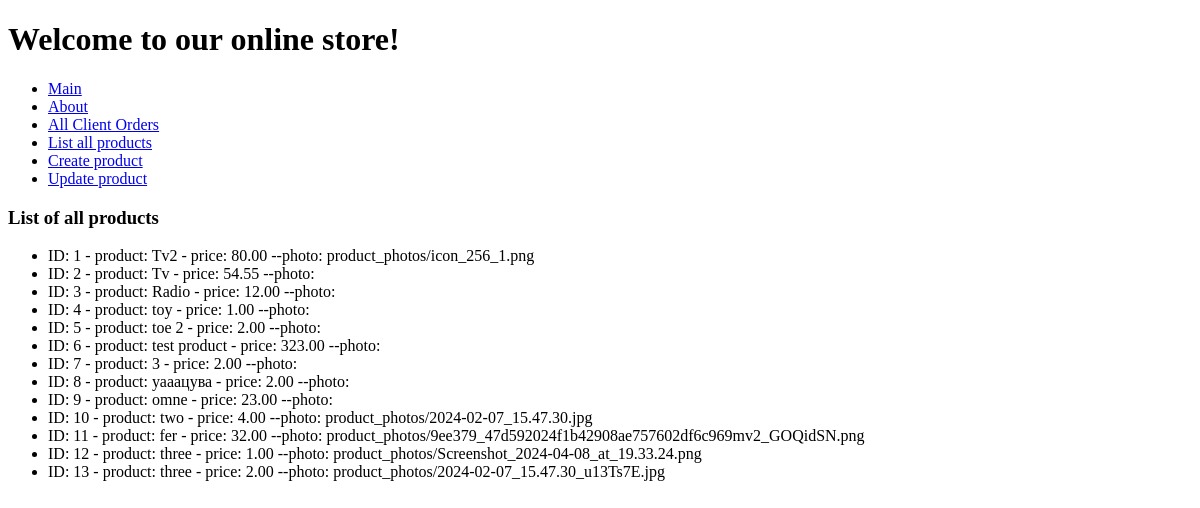
/list_all_products/, run on an earlier commit of the app's database.
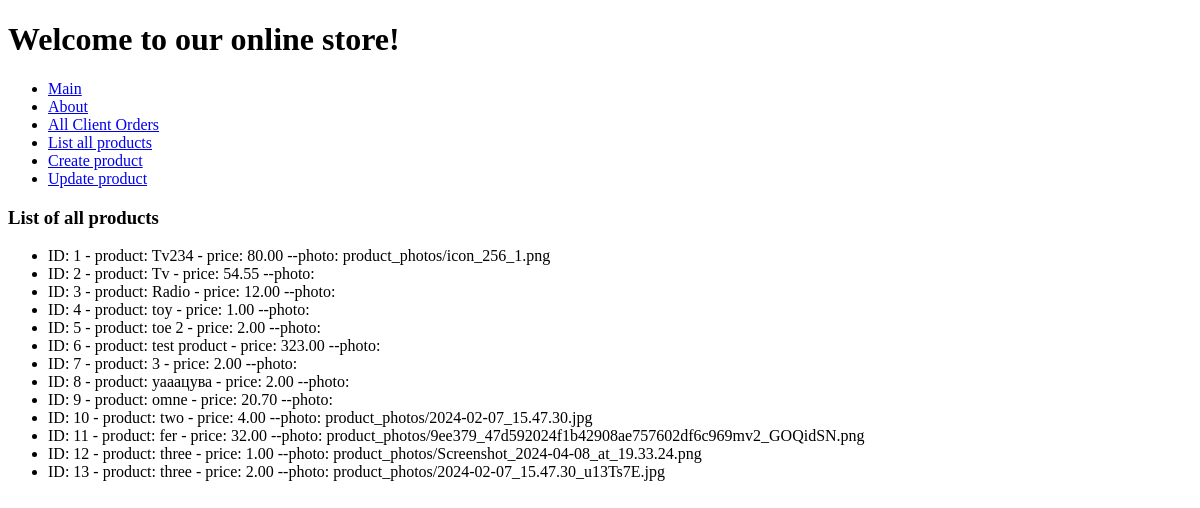
And on a later commit of the database.
### htapp2/models.py (models this page shows, shortened)
class Product(models.Model):
    name = models.CharField(max_length=100)
    description = models.TextField(default=None)
    price = models.DecimalField(max_digits=6, decimal_places=2)
    quantity = models.IntegerField()
    created_at = models.DateTimeField(auto_now_add=True)
    photo = models.ImageField(upload_to='product_photos/', blank=True, null=True)

### htapp4/views.py (the view)
# urls.py: path('list_all_products/', views.list_all_products, name='list_all_products'),
def list_all_products(request):
    products = Product.objects.all()
    return render(request, 'htapp4/list_all_products.html', {'products': products})

### htapp4/templates/htapp4/list_all_products.html (shortened to what this page needs)
{% extends 'base.html' %}
{% block content %}
<h3>List of all products</h3>
<ul>
    {% for product in products %}
    <li>ID: {{ product.pk }} - product: {{ product.name }} - price: {{ product.price }} --photo: {{ product.photo }}</li>
    {% endfor %}
</ul>
{% endblock %}

What changed in the data, as far as the page shows it:
changed Product "product_photos/icon_256_1.png": name "Tv2" → "Tv234"
changed Product "omne": price "23.00" → "20.70"
